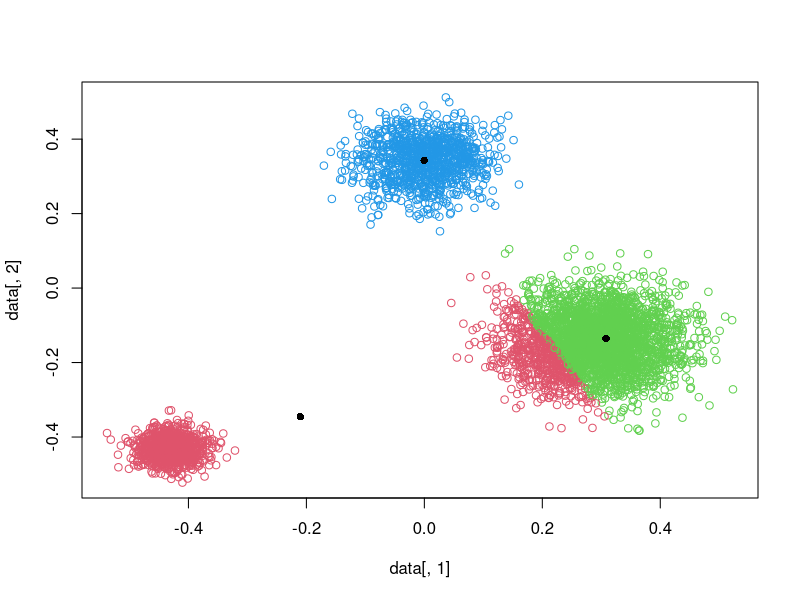
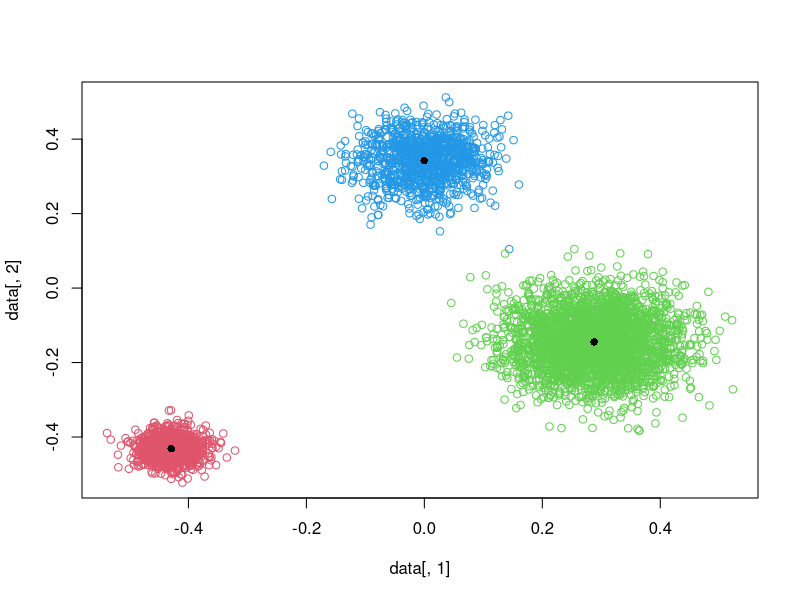
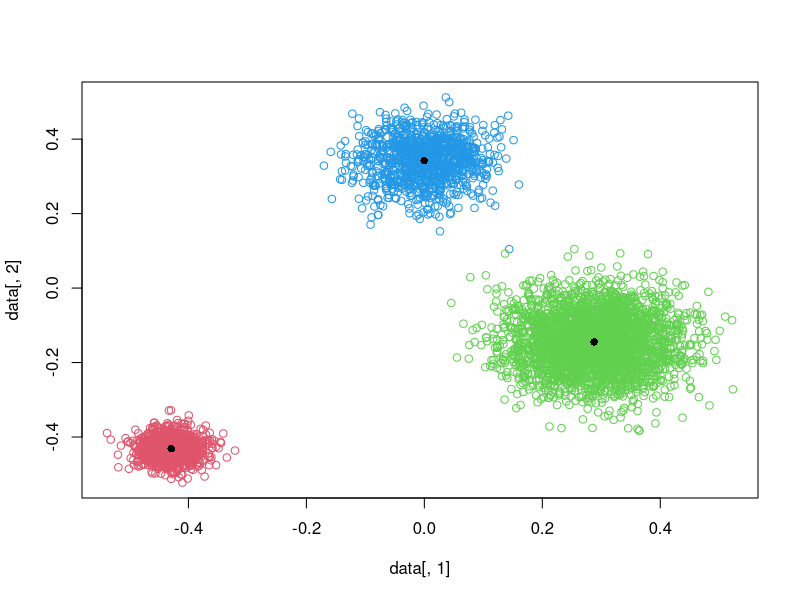
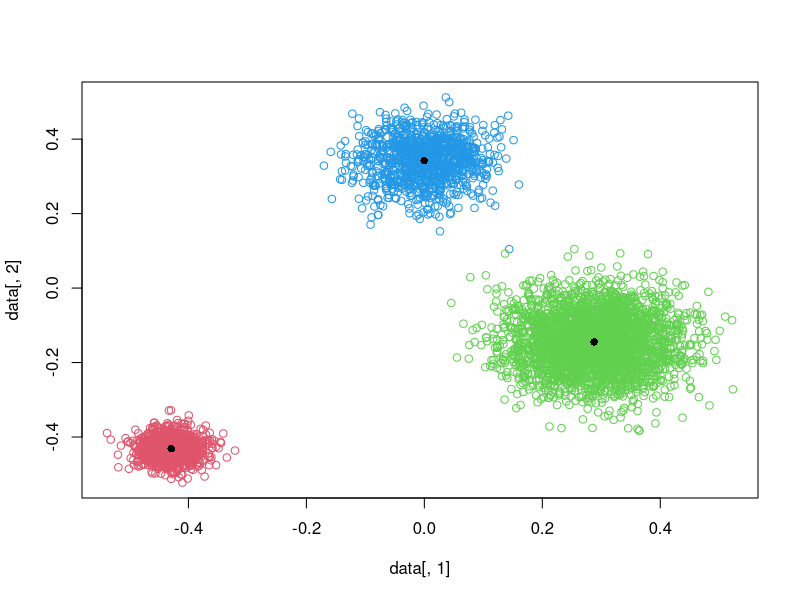
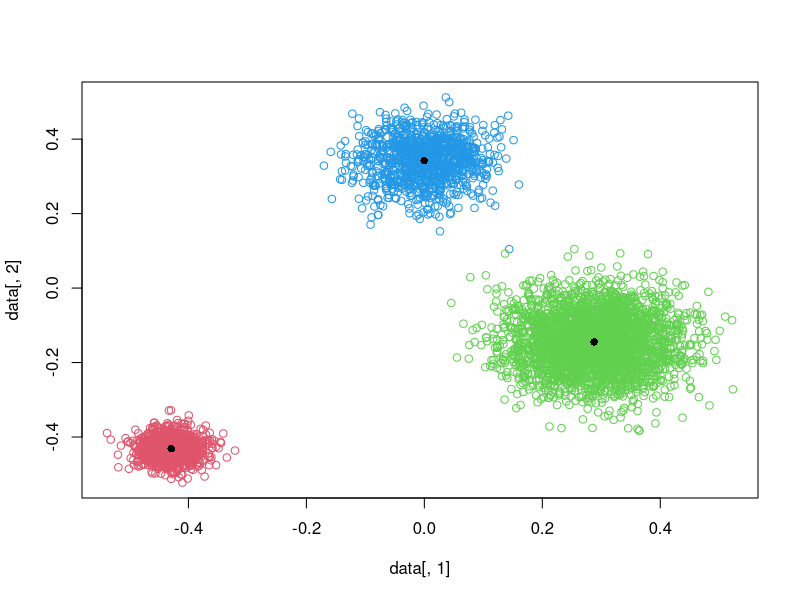
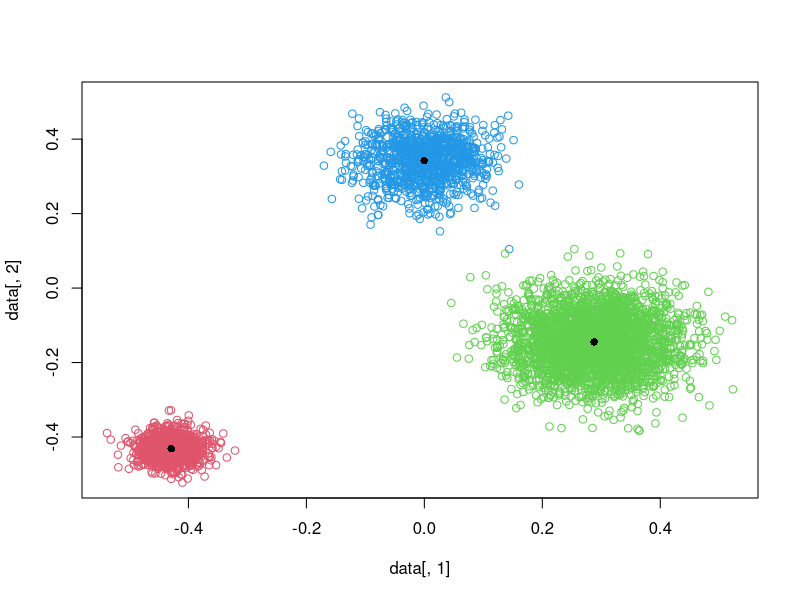
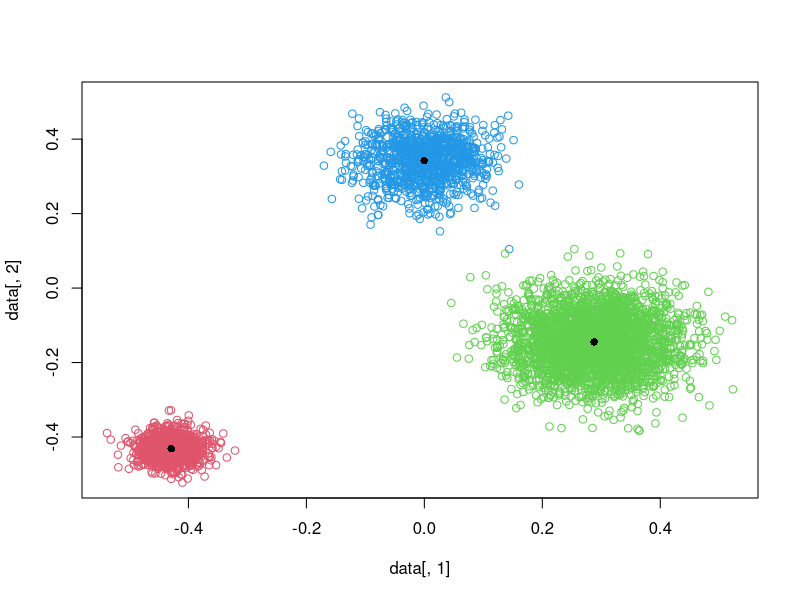
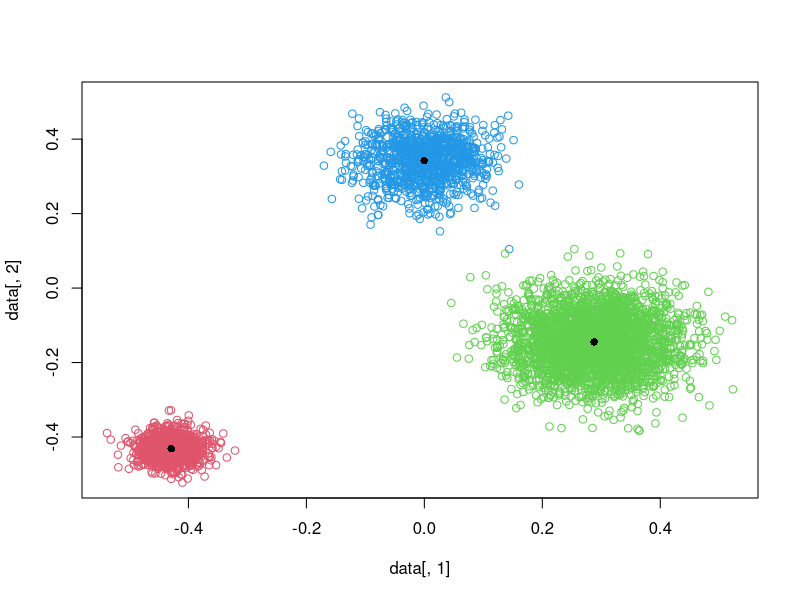

Write the R code that produced these figures, in order.
############################################################################
#######           Laplace  Function - not to be used in this code   ########
#Prepared for the noise injection - (privacy preserved version of K-Means)#
################## This part is not used in this version ###################
############################################################################
rlaplace = function(n,mu,sigma){
  U = runif(n,0,1)
  sign = ifelse(rbinom(n,1,.5)>.5,1,-1)     
  y = mu + sign*sigma/sqrt(2)*log(1-U)  
  y
}
epsilon = 10/6
lap <- rlaplace(1,0,((2*25)/epsilon)*((2*25)/epsilon))
#######################################################################
#############           Distance Function               ###############
#######################################################################
euclid <- function(points1, points2) {
  distanceMatrix <- matrix(NA, nrow=dim(points1)[1], ncol=dim(points2)[1])
  for(i in 1:nrow(points2)) {
    distanceMatrix[,i] <- sqrt(rowSums(t(t(points1)-points2[i,])^2))
  }
  distanceMatrix
}
#######################################################################
#################           My K-Means!               #################
#######################################################################
K_means <- function(x, centers, distFun, nItter) {
  clusterHistory <- vector(nItter, mode="list")
  centerHistory <- vector(nItter, mode="list")
  epsilon = 10/6
  lap <- rlaplace(1,0,((2*25)/epsilon)*((2*25)/epsilon))
  for(i in 1:nItter) {
    distsToCenters <- distFun(x, centers)
    clusters <- apply(distsToCenters, 1, which.min)
    centers <- apply(x, 2, tapply, clusters, mean)
    #xx = sapply(x, as.numeric)
    #cc = sapply(clusters, as.numeric)
    #sse <- apply(xx, 2, tapply, clusters, sum( (xx - mean )^2 ))
    permcenter = sapply(centers, as.numeric)
    perm_center <- matrix(permcenter, ncol=2, nrow=3)
    clusterHistory[[i]] <- clusters
    centerHistory[[i]] <- centers
    #sseHistory[[i]] <- sse
  }
  list(clusters=clusterHistory, centers=centerHistory)#, sse = sseHistory[[i]] <- sse )
}
#######################################################################
#################            Data From Dataset        #################
#######################################################################
data = as.matrix(read.csv("dataset.csv"))
test=data # A data.frame
ktest=as.matrix(test) # Turn into a matrix
centers <- ktest[sample(nrow(ktest), 3),]
res <- K_means(ktest, centers, euclid, 15)
#######################################################################
###############               PLOT to PDF             #################
#######################################################################
somePDFPath = "C:\\Users\\BRG_user\\Desktop\\MyProjects\\Privacy\\plot.pdf"
pdf(file=somePDFPath) 
lap = 0.15
for (i in seq(1,15))   
{   
  perm = as.vector(sapply(res$clusters[i], as.numeric))
  permcenter = sapply(res$centers[i], as.numeric)
  #lap_permcenter= permcenter +  lap
  perm_center <- matrix(permcenter, ncol=2, nrow=3)
  plot(data[,1], data[,2],col=perm+1)
  #perm_center[1,1] = perm_center[1,1] + lap
  #perm_center[1,2] = perm_center[1,2] + lap
  #perm_center[2,1] = perm_center[2,1] + lap
  #perm_center[2,2] = perm_center[2,2] + lap
  #perm_center[3,1] = perm_center[3,1] + lap
  #perm_center[3,2] = perm_center[3,2] + lap
  
  points(perm_center, pch=16)
} 
dev.off()
#######################################################################
#################              PLOT                   #################
#######################################################################
#perm = as.vector(sapply(res$clusters[1], as.numeric))
#plot(x, y,col=perm)
#points(res$center, pch=16)
#######################################################################
#################           Random Data               #################
#######################################################################
#y=rnorm(5,1.65)
#x=rnorm(5,1.15)
#data=cbind(x,y)
#test=data # A data.frame
#ktest=as.matrix(test) # Turn into a matrix
#centers <- ktest[sample(nrow(ktest), 3),] 
#res <- K_means(ktest, centers, euclid, 3)
